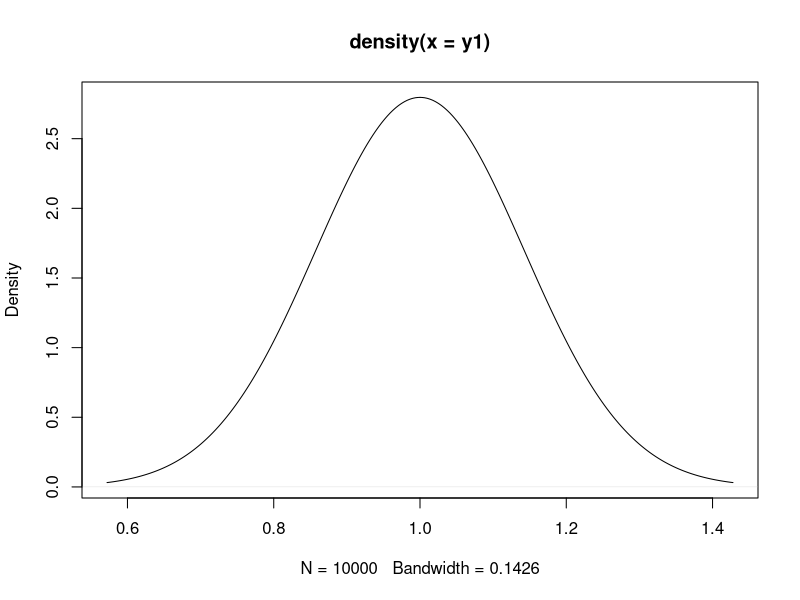

Write the R code that produced this figure. (Note: this script raises an error after producing the figure.)


###------------------------create prior with priors-------------------------------#

N<-10000

### Null model--------------------------------

y1 <- rep(1,N)               
y1.df <- data.frame(y1)

any(y1<0)
plot(density(y1))


### normal 1,0.3 prior,truncated at 0-----------

mu2.y2 = rnorm(N,1,0.1)   
sigma2.y2 = rnorm(N,0.3,0.1)
y2 <- rnorm(N, mu2.y2, sqrt(sigma2.y2))
y2 <- y2[-which(y2<0)]
y2.df <- data.frame(y2)

any(y2<0)
plot(density(y2))

### normal 1.5,0.3 prior,truncated at 0-----------

mu2.y3 = rnorm(N,1,0.1)   
sigma2.y3 = rnorm(N,0.1,0.1)
y3 <- rnorm(N, mu2.y3, sqrt(sigma2.y3))
y3 <- y3[-which(y3<0)]
y3.df <- data.frame(y3)

any(y3<0)
plot(density(y3))



### Gamma 4,3 prior ---------------------------

alpha.y4 <- rnorm(N,4,0.1)  
beta.y4 <-rnorm(N,3,0.1)  
y4 <- rgamma(N, alpha.y4,beta.y4)
y4.df <- data.frame(y4)

any(y4<0)
plot(density(y4))


### laplace 1 1priorrlaplace(n, m=0, s=1)-------

mean.y5 <- rnorm(N,1,0.1)
scale.y5 <- rnorm(N,1,0.1)
y5 <- rlaplace(N,mean.y5,scale.y5 )
y5 <- y5[-which(y5<0)]
y5.df <- data.frame(y5)

any(y5<0)
plot(density(y5))


### mixture model

spike<-rbinom(N,1,0.5)

mu2.y6 = rnorm(N,1,0.1)   
sigma2.y6 = rnorm(N,0.3,0.1)
slab <- rnorm(N, mu2.y6, sqrt(sigma2.y6))

y6<-spike+(1-spike)*slab
y6 <- y6[-which(y6<0)]
y6.df = data.frame(y6)

any(y6<0)
plot(density(y6))







###------------------------Assign value for ggplots-------------------------------#

p1 <- ggplot(y1.df, aes(x=y1)) +   
      geom_histogram(binwidth=.1,aes(y=..density..),color="dark grey",fill="light blue") + 
      geom_density(aes(y=..density..),alpha=.2, fill="light blue")+scale_x_continuous(limits = c(0, 5))+
      geom_vline(xintercept = 1, linetype="dashed", color = "red", size=0.5)

p2 <- ggplot(y2.df, aes(x=y2)) +   
      geom_histogram(binwidth=.1,aes(y=..density..),color="dark grey",fill="light blue") + 
      geom_density(aes(y=..density..),alpha=.2, fill="light blue")+scale_x_continuous(limits = c(0, 5))+
      geom_vline(xintercept = 1, linetype="dashed", color = "red", size=0.5)

p3 <- ggplot(y3.df, aes(x=y3)) +   
      geom_histogram(binwidth=.1,aes(y=..density..),color="dark grey",fill="light blue") + 
      geom_density(aes(y=..density..),alpha=.2, fill="light blue")+scale_x_continuous(limits = c(0, 5))+
      geom_vline(xintercept = 1, linetype="dashed", color = "red", size=0.5)

p4 <- ggplot(y4.df, aes(x=y4)) +   
      geom_histogram(binwidth=.1,aes(y=..density..),color="dark grey",fill="light blue") + 
      geom_density(aes(y=..density..),alpha=.2, fill="light blue")+scale_x_continuous(limits = c(0, 5)) +
      geom_vline(xintercept = 1, linetype="dashed", color = "red", size=0.5)

p5 <- ggplot(y5.df, aes(x=y5)) +   
      geom_histogram(binwidth=.1,aes(y=..density..),color="dark grey",fill="light blue") + 
      geom_density(aes(y=..density..),alpha=.2, fill="light blue")+scale_x_continuous(limits = c(0, 5))+
      geom_vline(xintercept = 1, linetype="dashed", color = "red", size=0.5)

p6 <- ggplot(y6.df, aes(x=y6)) +   
      geom_histogram(binwidth=.1,aes(y=..density..),color="dark grey",fill="light blue") + 
      geom_density(aes(y=..density..),alpha=.2, fill="light blue")+scale_x_continuous(limits = c(0, 2))+
      geom_vline(xintercept = 1, linetype="dashed", color = "red", size=0.5)

# require("gridExtra")



### NA Values??

pdf("plots/priordist.PDF")

grid.arrange(p1 + ggtitle("model 1: Null prior"), 
             p2 + ggtitle("model 2: Normal(1,0.3) prior"), 
             p3 + ggtitle("model 3: Normal(1,0.1) prior"),
             p4 + ggtitle("model 4: Gamma(4,3) prior"),
             p5 + ggtitle("model 5: Laplace(1,1) prior"),
             p6 + ggtitle("model 6: 0.5 Mixture prior"),ncol=2)
dev.off()

pdf("plots/priordist.jpeg")
grid.arrange(p1 + ggtitle("model 1: Null prior"), 
             p2 + ggtitle("model 2: Normal(1,0.3) prior"), 
             p3 + ggtitle("model 3: Normal(1,0.1) prior"),
             p4 + ggtitle("model 4: Gamma(4,3) prior"),
             p5 + ggtitle("model 5: Laplace(1,1) prior"),
             p6 + ggtitle("model 6: 0.5 Mixture prior"),ncol=2)
dev.off()

